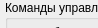
      <widget class="QWidget" name="page_5">
       <property name="geometry">
        <rect>
         <x>0</x>
         <y>0</y>
         <width>98</width>
         <height>28</height>
        </rect>
       </property>
       <attribute name="label">
        <string> Управление абонентами</string>
       </attribute>
       <widget class="QGroupBox" name="groupBox_13">
        <property name="geometry">
         <rect>
          <x>415</x>
          <y>0</y>
          <width>150</width>
          <height>340</height>
         </rect>
        </property>
        <property name="title">
         <string>Передача данных</string>
        </property>
        <widget class="QTableView" name="tblDataOut">
         <property name="enabled">
          <bool>true</bool>
         </property>
         <property name="geometry">
          <rect>
           <x>15</x>
           <y>15</y>
           <width>120</width>
           <height>320</height>
          </rect>
         </property>
        </widget>
       </widget>
       <widget class="QGroupBox" name="groupBox_12">
        <property name="geometry">
         <rect>
          <x>250</x>
          <y>0</y>
          <width>150</width>
          <height>340</height>
         </rect>
        </property>
        <property name="title">
         <string>Командный блок</string>
        </property>
        <widget class="QTableView" name="tblHdrOut">
         <property name="enabled">
          <bool>true</bool>
         </property>
         <property name="geometry">
          <rect>
           <x>15</x>
           <y>15</y>
           <width>120</width>
           <height>320</height>
          </rect>
         </property>
        </widget>
       </widget>
       <widget class="QGroupBox" name="groupBox_14">
        <property name="geometry">
         <rect>
          <x>580</x>
          <y>0</y>
          <width>150</width>
          <height>340</height>
         </rect>
        </property>
        <property name="title">
         <string>Прием данных</string>
        </property>
        <widget class="QTableView" name="tblDataIn">
         <property name="enabled">
          <bool>true</bool>
         </property>
         <property name="geometry">
          <rect>
           <x>15</x>
           <y>15</y>
           <width>120</width>
           <height>320</height>
          </rect>
         </property>
        </widget>
       </widget>
       <widget class="QGroupBox" name="groupBox_17">
        <property name="geometry">
         <rect>
          <x>5</x>
          <y>0</y>
          <width>231</width>
          <height>340</height>
         </rect>
        </property>
        <property name="title">
         <string>Команды управления</string>
        </property>
        <widget class="QWidget" name="verticalLayoutWidget_6">
         <property name="geometry">
          <rect>
           <x>40</x>
           <y>25</y>
           <width>145</width>
           <height>300</height>
          </rect>
         </property>
         <layout class="QVBoxLayout" name="verticalLayout_6">
          <property name="spacing">
           <number>6</number>
          </property>
          <item>
           <widget class="QLabel" name="label_8">
            <property name="text">
             <string>Абонент</string>
            </property>
           </widget>
          </item>
          <item>
           <widget class="QSpinBox" name="abonentIndex">
            <property name="minimum">
             <number>1</number>
            </property>
            <property name="maximum">
             <number>5</number>
            </property>
           </widget>
          </item>
          <item>
           <widget class="QLabel" name="label_12">
            <property name="text">
             <string>Тип сообщения</string>
            </property>
           </widget>
          </item>
          <item>
           <widget class="QComboBox" name="abonentCmd">
            <item>
             <property name="text">
              <string>host_eeprom_data</string>
             </property>
            </item>
            <item>
             <property name="text">
              <string>host_ram_data</string>
             </property>
            </item>
            <item>
             <property name="text">
              <string>host_scale</string>
             </property>
            </item>
            <item>
             <property name="text">
              <string>target_scale_return</string>
             </property>
            </item>
            <item>
             <property name="text">
              <string>target_eeprom_to_plm</string>
             </property>
            </item>
            <item>
             <property name="text">
              <string>target_ram_to_plm</string>
             </property>
            </item>
            <item>
             <property name="text">
              <string>target_eeprom_clear</string>
             </property>
            </item>
            <item>
             <property name="text">
              <string>target_ram_clear</string>
             </property>
            </item>
            <item>
             <property name="text">
              <string>target_eeprom_data</string>
             </property>
            </item>
            <item>
             <property name="text">
              <string>target_ram_data</string>
             </property>
            </item>
            <item>
             <property name="text">
              <string>target_eeprom_crc</string>
             </property>
            </item>
            <item>
             <property name="text">
              <string>target_ram_crc</string>
             </property>
            </item>
            <item>
             <property name="text">
              <string>target_ctrl_impulse</string>
             </property>
            </item>
            <item>
             <property name="text">
              <string>target_impulse_return</string>
             </property>
            </item>
            <item>
             <property name="text">
              <string>target_ctrl_channel</string>
             </property>
            </item>
            <item>
             <property name="text">
              <string>target_channel_return</string>
             </property>
            </item>
            <item>
             <property name="text">
              <string>target_ctrl_calc</string>
             </property>
            </item>
            <item>
             <property name="text">
              <string>target_calc_return</string>
             </property>
            </item>
            <item>
             <property name="text">
              <string>host_to_target</string>
             </property>
            </item>
            <item>
             <property name="text">
              <string>target_to_host</string>
             </property>
            </item>
            <item>
             <property name="text">
              <string>target_address</string>
             </property>
            </item>
            <item>
             <property name="text">
              <string>target_reset</string>
             </property>
            </item>
           </widget>
          </item>
          <item>
           <widget class="QLabel" name="label_17">
            <property name="text">
             <string>Номер блока данных</string>
            </property>
           </widget>
          </item>
          <item>
           <widget class="QSpinBox" name="msgBlockNum">
            <property name="minimum">
             <number>0</number>
            </property>
            <property name="maximum">
             <number>16</number>
            </property>
            <property name="value">
             <number>0</number>
            </property>
           </widget>
          </item>
          <item>
           <widget class="QLabel" name="label_18">
            <property name="text">
             <string>Количество байт данных</string>
            </property>
           </widget>
          </item>
          <item>
           <widget class="QSpinBox" name="msgBlockSize">
            <property name="minimum">
             <number>0</number>
            </property>
            <property name="maximum">
             <number>128</number>
            </property>
            <property name="value">
             <number>128</number>
            </property>
           </widget>
          </item>
          <item>
           <widget class="QLabel" name="label_20">
            <property name="text">
             <string>Период сообщений, мс</string>
            </property>
           </widget>
          </item>
          <item>
           <widget class="QSpinBox" name="dbgPeriod">
            <property name="maximum">
             <number>5000</number>
            </property>
            <property name="singleStep">
             <number>10</number>
            </property>
            <property name="value">
             <number>0</number>
            </property>
           </widget>
          </item>
          <item>
           <widget class="QPushButton" name="btnSend">
            <property name="text">
             <string>Старт</string>
            </property>
            <property name="checkable">
             <bool>true</bool>
            </property>
           </widget>
          </item>
          <item>
           <widget class="QPushButton" name="btnShowView">
            <property name="text">
             <string>Изображение</string>
            </property>
            <property name="checkable">
             <bool>false</bool>
            </property>
           </widget>
          </item>
         </layout>
        </widget>
       </widget>
      </widget>
